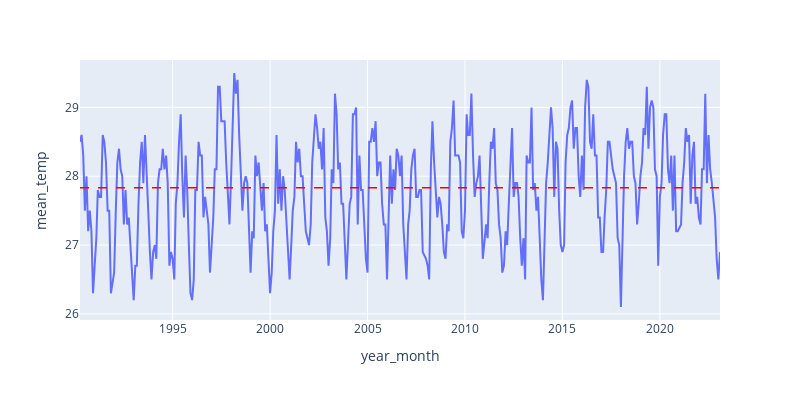

The notebook cell saved with this chart:
### Markdown cell above
##### 5a) Temperature

### Code cell
fig = px.line(df_new, x='year_month', y='mean_temp')
mean = df_new['mean_temp'].mean()
fig.add_hline(y=mean, line_width=1.5,
              line_dash='dash', line_color='red')

fig.update_layout(width=800, height=400,showlegend=False)

### Figure 1 — Plotly figure (JSON) as saved in the notebook; plotly's stock layout.template omitted (floating-point values rounded to 4 significant figures; data arrays with more than 128 entries replaced by an {"elided": "..."} marker saying what was removed)
{"data": [{"hovertemplate": "year_month=%{x}<br>mean_temp=%{y}<extra></extra>", "legendgroup": "", "line": {"color": "#636efa", "dash": "solid"}, "marker": {"symbol": "circle"}, "mode": "lines", "name": "", "orientation": "v", "showlegend": false, "type": "scatter", "x": {"elided": "385 str values"}, "xaxis": "x", "y": {"elided": "385 float values"}, "yaxis": "y"}], "layout": {"height": 400, "legend": {"tracegroupgap": 0}, "margin": {"t": 60}, "shapes": [{"line": {"color": "red", "dash": "dash", "width": 1.5}, "type": "line", "x0": 0, "x1": 1, "xref": "x domain", "y0": 27.83, "y1": 27.83, "yref": "y"}], "showlegend": false, "width": 800, "xaxis": {"anchor": "y", "domain": [0, 1], "title": {"text": "year_month"}}, "yaxis": {"anchor": "x", "domain": [0, 1], "title": {"text": "mean_temp"}}}}
